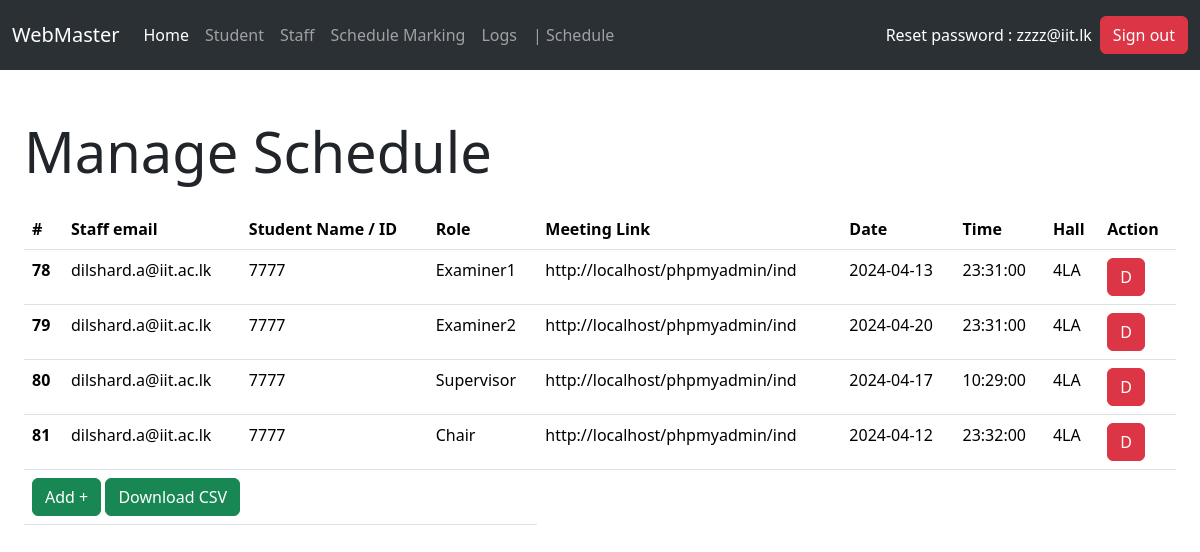
Screenshot of /admin-schedule-manage.php (signed in) with the database file from the repository.
### tables this page shows
CREATE TABLE `schedule` (
  `schid` int(11) NOT NULL,
  `meeting_time` time DEFAULT NULL,
  `meeting_date` date DEFAULT NULL,
  `hall` varchar(50) DEFAULT NULL,
  `link` varchar(255) DEFAULT NULL,
  `role` varchar(100) NOT NULL,
  `iitid` int(50) NOT NULL,
  `staffemail` varchar(150) NOT NULL
);

### admin-schedule-manage.php (the view, shortened to what this page needs)
<?php
  include 'con.php';
  $sql = "SELECT * FROM schedule";
  $results = mysqli_query($conn, $sql);
?>
<!DOCTYPE html>
<html lang="en">
<?php include("head.php"); ?>
<body>
    <div class="container-fluid">
        <div class="row">
            <?php include("admin-nav.php") ?>
        </div>
        <div class="row">
          <div class="col-md-12 my-4 p-4">
            <h1 class="display-4 pb-3">Manage Schedule</h1>
            <table class="table">
              <thead>
                <tr>
                  <th scope="col">#</th>
                  <th scope="col">Staff email</th>
                  <th scope="col">Student Name / ID</th>
                  <th scope="col">Role</th>
                  <th scope="col">Meeting Link</th>
                  <th scope="col">Date</th>
                  <th scope="col">Time</th>
                  <th scope="col">Hall</th>
                  <th scope="col">Action</th>
                </tr>
              </thead>
              <tbody>
              <?php
                if(mysqli_num_rows($results) > 0){
                  while($row = mysqli_fetch_assoc($results)){
                    echo "<tr>";
                      echo "<th scope='row'>".$row['schid']."</th>";
                      echo "<td>".$row['staffemail']."</td>";
                      echo "<td>".$row['iitid']."</td>";
                      echo "<td>".$row['role']."</td>";
                      echo "<td>".$row['link']."</td>";
                      echo "<td>".$row['meeting_date']."</td>";
                      echo "<td>".$row['meeting_time']."</td>";
                      echo "<td>".$row['hall']."</td>";
                      echo '
                      <td>
                      <form method="post" onsubmit="return confirm(\'Do you really want to delete?\');"> <input name="id" type="text" value="'.$row['schid'].'" hidden> <input name="btndel" type="submit" class="btn btn-danger" value="D">  </form>
                      </td>';
                    echo "</tr>";
                  }
                }
                ?>
                <tr>
                  <td colspan=4>
                    <a href="admin-schedule-marking.php" class="btn btn-success">Add +</a>
                    <a href="mail-export-csv.php" class="btn btn-success">Download CSV</a>
                  </td>
                </tr>
              </tbody>
            </table>
          </div>
      </div>
</body>
</html>

### CSS/style.css (style rules this page uses)
body { padding: 0px !important; margin: 0px !important; }

### rows the page displays
schedule: schid "78", staffemail "dilshard.a@iit.ac.lk", iitid "7777", role "Examiner1", link "http://localhost/phpmyadmin/ind", meeting_date "2024-04-13", meeting_time "23:31:00", hall "4LA"
schedule: schid "79", staffemail "dilshard.a@iit.ac.lk", iitid "7777", role "Examiner2", link "http://localhost/phpmyadmin/ind", meeting_date "2024-04-20", meeting_time "23:31:00", hall "4LA"
schedule: schid "80", staffemail "dilshard.a@iit.ac.lk", iitid "7777", role "Supervisor", link "http://localhost/phpmyadmin/ind", meeting_date "2024-04-17", meeting_time "10:29:00", hall "4LA"
schedule: schid "81", staffemail "dilshard.a@iit.ac.lk", iitid "7777", role "Chair", link "http://localhost/phpmyadmin/ind", meeting_date "2024-04-12", meeting_time "23:32:00", hall "4LA"

### other values shown
$_SESSION['email'] "zzzz@iit.lk"
